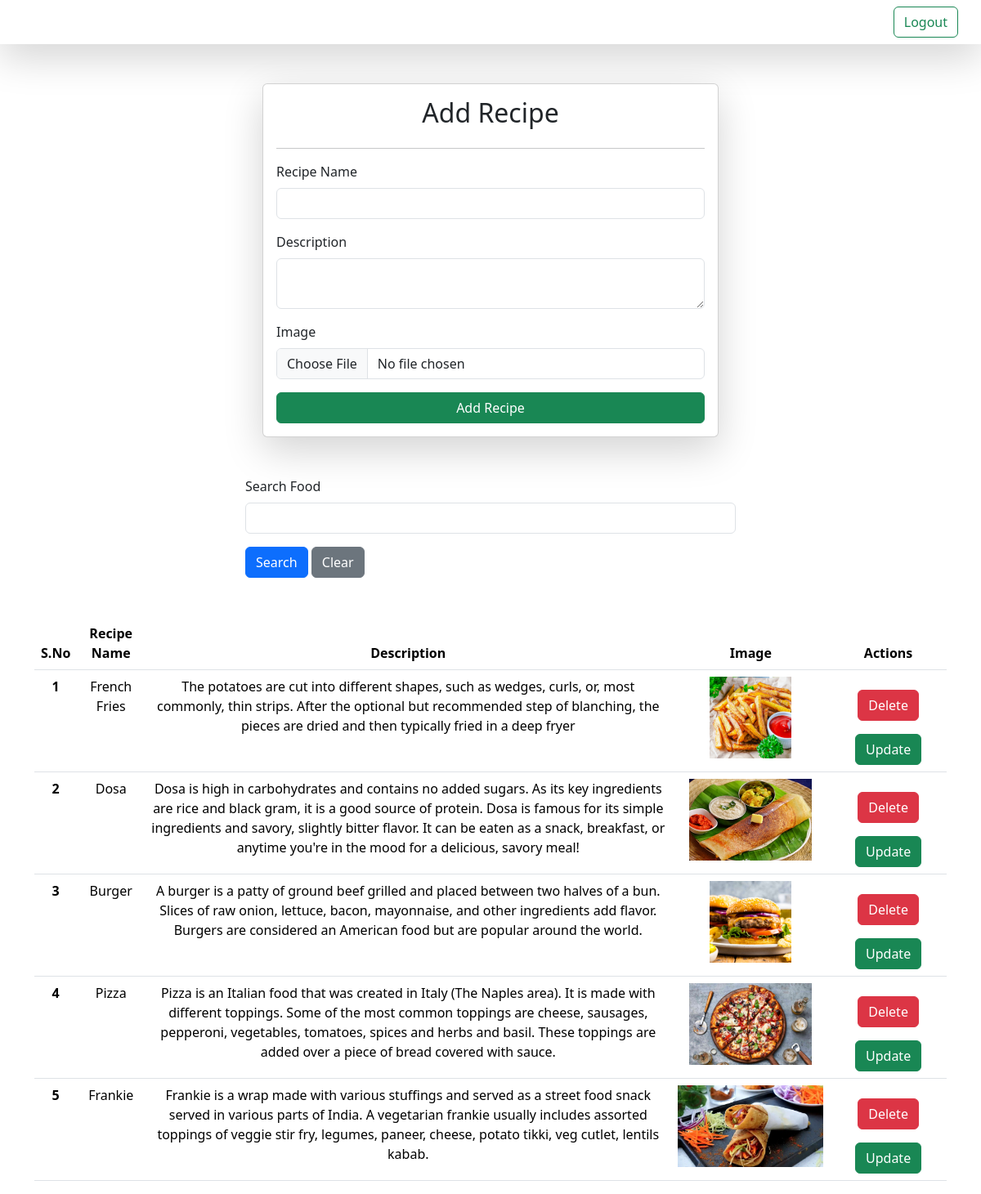
The app's page / (signed in) with its own data.
### vegetable/models.py (models this page shows, shortened)
class Recipe(models.Model):
    name=models.CharField(max_length=100)
    description=models.TextField()
    image=models.ImageField(upload_to="recipe")
    user=models.ForeignKey(User,on_delete=models.SET_NULL, null=True, blank=True)     #.... then set NULL to all recipes related to him.

### vegetable/views.py (the view, shortened to what this page needs)
# urls.py: path('',views.recipes, name='view_recipe'),
@login_required(login_url="login")
def recipes(request):
    queryset=Recipe.objects.all()   #Getting data fron backend to frontend
    if request.GET.get('search'):
        queryset=queryset.filter(name__icontains=request.GET.get('search'))  #Recipe name ke andar jo bhi hamne search kiya hai usmese kuch key ati hai ki nahi
    context={'recipes':queryset}
    return render(request,'recipes.html',context)

### vegetable/templates/recipes.html (shortened to what this page needs)
<!DOCTYPE html>
<html lang="en">
<head>
    <link href="https://cdn.jsdelivr.net/npm/bootstrap@5.3.3/dist/css/bootstrap.min.css" rel="stylesheet">
</head>
<body>
  <nav class="navbar dark p-2 shadow-lg">
    <form class="container-fluid justify-content-end">
      {% if request.user.is_authenticated %}
      <a href="/logout/" class="btn btn-outline-success me-2" type="button">Logout</a>
      {% else %}
      <a href="/login/" class="btn btn-outline-success me-2" type="button">Login</a>
      {% endif %}
    </form>
  </nav>
    <div class="container mt-5">
        <form class="col-6 mx-auto card p-3 shadow-lg" method="post" enctype="multipart/form-data">
            <h2 style="text-align:center;">Add Recipe</h2>
            <hr>
            <div class="mb-3">
              <label for="name" class="form-label">Recipe Name</label>
              <input name="recipe_name" type="text" class="form-control" id="name">
            </div>
            <div class="mb-3">
              <label for="desc" class="form-label">Description</label>
              <textarea  name="recipe_description" class="form-control" required></textarea>
            </div>
            <div class="mb-3">
              <label for="img" class="form-label">Image</label>
              <input name="recipe_image" type="file" class="form-control" id="img" >
            </div>
            <button type="submit" class="btn btn-success">Add Recipe</button>
          </form>
        </div>
         <div class="mt-5">
            <div class="mx-auto col-6">
                <form>
                <div class="mb-3">
            <label for="search" class="form-label">Search Food</label>
            <input name="search" type="text" class="form-control" id="name">
          </div>
          <button type="submit" class="btn btn-primary">Search</button>
          <a href="{% url 'view_recipe' %}" class="btn btn-secondary">Clear</a>
        </form>
        </div>
    </div>
        <div class="container mt-5">
          <table class="table" style="text-align:center;">
            <thead>
              <tr>
                <th scope="col">S.No</th>
                <th scope="col">Recipe Name</th>
                <th scope="col">Description</th>
                <th scope="col">Image</th>
                <th scope="col">Actions</th>
              </tr>
            </thead>
              {% for recipe in recipes %}
              <tr>
                <th scope="row">{{forloop.counter}}</th>
                <td>{{recipe.name}}</td>
                <td>{{recipe.description}}</td>
                <td>
                    <img src="/media/{{recipe.image}}" alt="recipe_image" style="height: 100px">
                </td>
                     <td>
                        <a href="/delete-recipe/{{recipe.id}}" class="btn btn-danger m-3">Delete</a>
                        <a href="/update-recipe/{{recipe.id}}" class="btn btn-success">Update</a>
                     </td>
              </tr>
              {% endfor %}
          </table>
    </div>
</body>
</html>

### records on screen
Recipe: name "French Fries", description "The potatoes are cut into different shapes, such as wedges, curls, or, most commonly, thin strips. After the optional but recommended step of blanching, the pieces are dried and then typically fried in a deep fryer", image (picture)
Recipe: name "Dosa", description "Dosa is high in carbohydrates and contains no added sugars. As its key ingredients are rice and black gram, it is a good source of protein. Dosa is famous for its simple ingredients and savory, slightly bitter flavor. It can be eaten as a snack, breakfast, or anytime you're in the mood for a delicious, savory meal!", image (picture)
Recipe: name "Burger", description "A burger is a patty of ground beef grilled and placed between two halves of a bun. Slices of raw onion, lettuce, bacon, mayonnaise, and other ingredients add flavor. Burgers are considered an American food but are popular around the world.", image (picture)
Recipe: name "Pizza", description "Pizza is an Italian food that was created in Italy (The Naples area). It is made with different toppings. Some of the most common toppings are cheese, sausages, pepperoni, vegetables, tomatoes, spices and herbs and basil. These toppings are added over a piece of bread covered with sauce.", image (picture)
Recipe: name "Frankie", description "Frankie is a wrap made with various stuffings and served as a street food snack served in various parts of India. A vegetarian frankie usually includes assorted toppings of veggie stir fry, legumes, paneer, cheese, potato tikki, veg cutlet, lentils kabab.", image (picture)
